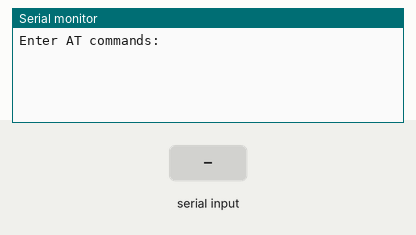
This sketch was run on a simulated Arduino Uno, built with avr-gcc and run on an emulated ATmega328P. Shown: the last lines printed to the serial monitor. Inputs (shaded band) come from the test bench.

Above: at 1.2 s.
1.3 s: "1" received over the second serial link
At 1.9 s:
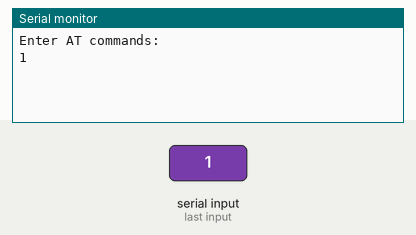
2.8 s: "0" received over the second serial link
At 4.3 s:
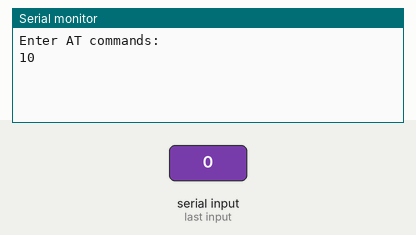

The sketch:

configuring_hm10_at_r4.ino
```cpp
#include <SoftwareSerial.h>

SoftwareSerial BTserial(2, 3); // RX, TX (to HM-10 TX and RX)

void setup() {
  Serial.begin(115200);      // USB Serial Monitor
  BTserial.begin(115200);    // HM-10 baud rate (adjust if needed)
  Serial.println("Enter AT commands:");
}

void loop() {
  if (BTserial.available()) {
    Serial.write(BTserial.read());
  }
  if (Serial.available()) {
    BTserial.write(Serial.read());
  }
}
```

Measured:
- after the input at 1.3 s, the serial monitor: prints a new line at once (image 1)
- after the input at 2.8 s, the serial monitor: prints a new line at once (image 2)
